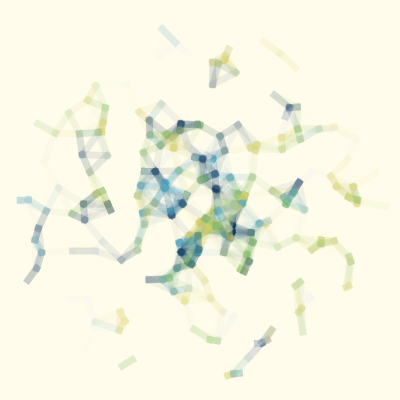
Frame 1 (no input)
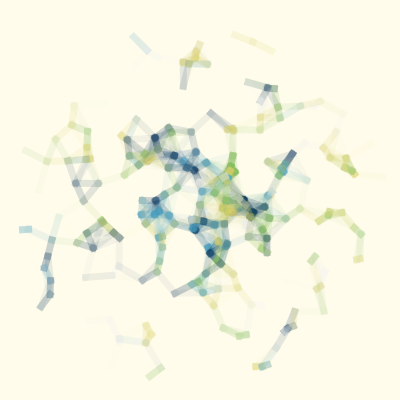
Frame 60 (no input)
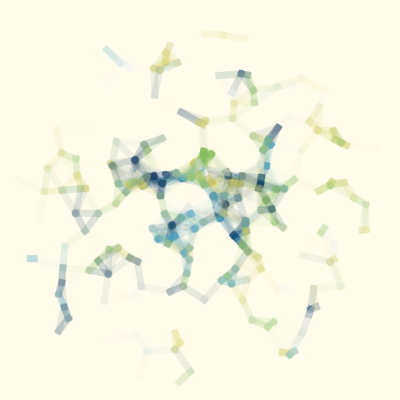
Frame 120 (the mouse pressed at the canvas centre since frame 60)

The p5.js sketch that drew these frames (run headless with seeded random() and noise() and a simulated clock; from frame 60 on, the mouse is pressed at the canvas centre):

// p5.js sketch
// ── sketch.js
let o;
let num;
let palette;

function setup() {
  createCanvas(400, 400);
  strokeCap(PROJECT);
  shuffle(colorScheme, true); // randomize order from colorScheme
  palette = colorScheme[0]; // pick first

  num = 222;
  let j = 15; // rango de descalce del centro
  o = [];
  const v = -0.5; // velocidad constante de las órbitas
  for(let i = 0; i < num; i++){
    let r = random(15, 180);
    let s = v / r;
    o.push(new Orbit(width/2 + random(-j, j), height/2 + random(-j, j), r, random(TWO_PI), s))
  }
  strokeWeight(7);
}

function draw() {
  background("#fffceb");
  // translate(-width/2, -height/2);
 
  // let the orbits go
  for(let orbit of o){
    orbit.update();
  }
  
  // draw connecting lines
  let connectDist = 32;
   for (let i = 0; i < o.length; i++) {
    for (let j = o.length - 1; j > i; j--) {
      let d = dist(o[i].px, o[i].py, o[j].px, o[j].py);
      if (d < connectDist) {

       /*
        abailable brushes: 
        "pen", "rotring", "2B", "HB", "2H", "cpencil", 
        "charcoal", "hatch_brush", "spray", "marker",
        "marker2"
       */

         let alfa = map(d, 0, connectDist, 100, 0);
         alfa = constrain(alfa, 0, 255);
         let c = color(o[i].colHex);
         c.setAlpha(alfa);
        // print("alfa de "+i+" es "+alfa);
        //let col = lerpColor(o[i].col, o[j].col, 0.5);
        // col.setAlpha(alfa);
        //brush.set("rotring", o[i].col, 4);
        stroke(c);
        line(o[i].px, o[i].py, o[j].px, o[j].py);
      }
    }
  }
}

class Orbit{
  constructor(x, y, r, a, s){
    this.a = a;
    this.x = x;
    this.y = y;
    this.s = s;
    this.r = r;
    this.px = x;
    this.py = y;
    this.colHex = random(palette.colors);
    this.col = color(this.colHex);
  }
  
  draw(){
    circle(this.px, this.py, 3);
  }
  
  update(){
    this.a += this.s;
    this.px = this.x + cos(this.a) * this.r;
    this.py = this.y + sin(this.a) * this.r;
  }
  
  go(){
    this.update();
    this.draw();
  }
}

/* 
colorScheme stolen from https://openprocessing.org/sketch/2125892/
by Takawo
*/

let colorScheme = [
  {
    name: "Benedictus",
    colors: ["#F27EA9", "#366CD9", "#5EADF2", "#636E73", "#F2E6D8"],
  },
  {
    name: "Cross",
    colors: ["#D962AF", "#58A6A6", "#8AA66F", "#F29F05", "#F26D6D"],
  },
  {
    name: "Demuth",
    colors: ["#222940", "#D98E04", "#F2A950", "#BF3E21", "#F2F2F2"],
  },
  {
    name: "Hiroshige",
    colors: ["#1B618C", "#55CCD9", "#F2BC57", "#F2DAAC", "#F24949"],
  },
  {
    name: "Hokusai",
    colors: ["#074A59", "#F2C166", "#F28241", "#F26B5E", "#F2F2F2"],
  },
  {
    name: "Hokusai Blue",
    colors: ["#023059", "#459DBF", "#87BF60", "#D9D16A", "#F2F2F2"],
  },
  {
    name: "Java",
    colors: ["#632973", "#02734A", "#F25C05", "#F29188", "#F2E0DF"],
  },
  {
    name: "Kandinsky",
    colors: ["#8D95A6", "#0A7360", "#F28705", "#D98825", "#F2F2F2"],
  },
  {
    name: "Monet",
    colors: ["#4146A6", "#063573", "#5EC8F2", "#8C4E03", "#D98A29"],
  },
  {
    name: "Nizami",
    colors: ["#034AA6", "#72B6F2", "#73BFB1", "#F2A30F", "#F26F63"],
  },
  {
    name: "Renoir",
    colors: ["#303E8C", "#F2AE2E", "#F28705", "#D91414", "#F2F2F2"],
  },
  {
    name: "VanGogh",
    colors: ["#424D8C", "#84A9BF", "#C1D9CE", "#F2B705", "#F25C05"],
  },
  {
    name: "Mono",
    colors: ["#D9D7D8", "#3B5159", "#5D848C", "#7CA2A6", "#262321"],
  },
  {
    name: "RiverSide",
    colors: ["#906FA6", "#025951", "#252625", "#D99191", "#F2F2F2"],
  },
];
